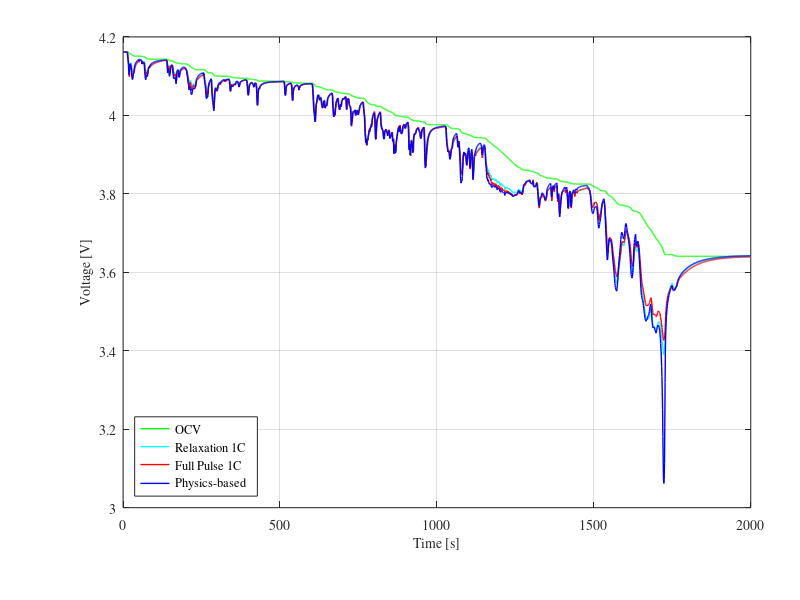
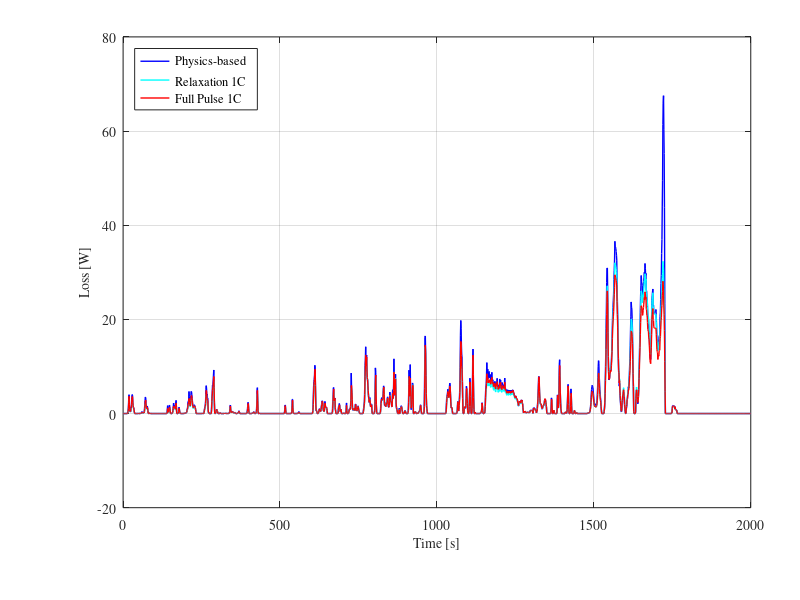

Recreate these plots in MATLAB, in order.
clear;
clc;
% close all;

%% standard figure
hight = 3.25; width = 3.25;
top = 0.2; bottom = 0.5; left = 0.5; right = 0.2;
set(0,'defaultFigureUnits','inches');
set(0,'defaultFigurePosition',[5 3 width hight]);
set(0,'defaultAxesLineWidth',0.5);
set(0,'defaultAxesYGrid','on');
set(0,'defaultAxesXGrid','on');
set(0,'defaultAxesFontName','Times');
set(0,'defaultAxesFontSize',10);
set(0,'defaultTextFontName','Times');
set(0,'defaultTextFontSize',10);
set(0,'defaultAxesUnits','normalized');
set(0,'defaultAxesPosition',[left/width bottom/hight (width-left-right)/width  (hight-bottom-top)/hight])
set(0,'defaultLineLineWidth',1.5);
grey = 0.5;
titlestart = -0.2;

%% load data 0.5c
load rc2_1_c.mat
v_t_manual = v_t;
loss_rc_manual = loss_rc;
load rc2_1_c_fmincon.mat
v_t_fmincon = v_t;
loss_rc_fmincon = loss_rc;
load v_t_zero

%% volt
figure
plot(time, v_t_zero, '-g', 'LineWidth', 1);
hold on;
plot(time, v_t_manual, '-c', 'LineWidth', 1);
hold on;
plot(time, v_t_fmincon, '-r', 'LineWidth', 1);
hold on;
plot(time, V_batt_time, '-b', 'LineWidth', 1);
hold on;
xlabel('Time [s]')
ylabel('Voltage [V]')
legend('OCV', 'Relaxation 1C', 'Full Pulse 1C', 'Physics-based', 'location', 'southwest')

%% loss
figure
plot(time, loss_phy, '-b', 'LineWidth', 1);
hold on;
plot(time, loss_rc_manual, '-c', 'LineWidth', 1);
hold on;
plot(time, loss_rc_fmincon, '-r', 'LineWidth', 1);
hold on;
xlabel('Time [s]')
ylabel('Loss [W]')
legend('Physics-based', 'Relaxation 1C', 'Full Pulse 1C', 'location', 'northwest')
